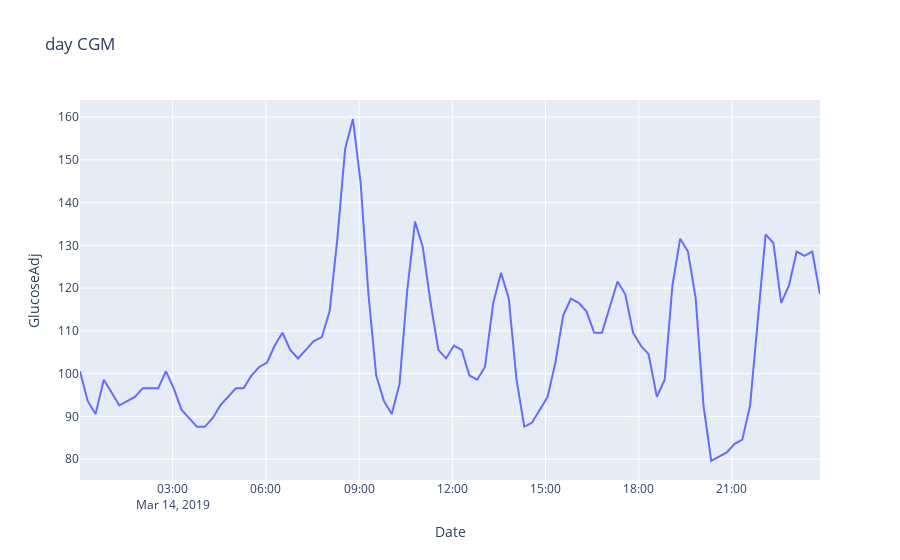

Notebook source saved alongside this figure:
### Code cell
# CV of 0.04
vis_cgm('363101', datetime.date(2019,3,14))
